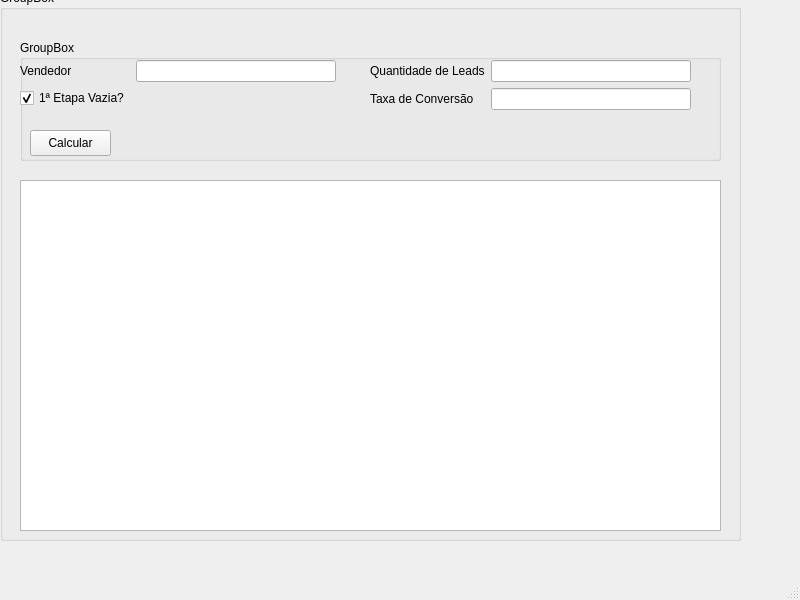
<?xml version="1.0" encoding="UTF-8"?>
<ui version="4.0">
 <class>MainWindow</class>
 <widget class="QMainWindow" name="MainWindow">
  <property name="geometry">
   <rect>
    <x>0</x>
    <y>0</y>
    <width>800</width>
    <height>600</height>
   </rect>
  </property>
  <property name="windowTitle">
   <string>MainWindow</string>
  </property>
  <widget class="QWidget" name="centralwidget">
   <widget class="QGroupBox" name="groupBox">
    <property name="geometry">
     <rect>
      <x>0</x>
      <y>-10</y>
      <width>741</width>
      <height>551</height>
     </rect>
    </property>
    <property name="sizePolicy">
     <sizepolicy hsizetype="Preferred" vsizetype="Preferred">
      <horstretch>150</horstretch>
      <verstretch>0</verstretch>
     </sizepolicy>
    </property>
    <property name="title">
     <string>GroupBox</string>
    </property>
    <widget class="QGroupBox" name="groupBox_2">
     <property name="geometry">
      <rect>
       <x>20</x>
       <y>50</y>
       <width>701</width>
       <height>121</height>
      </rect>
     </property>
     <property name="title">
      <string>GroupBox</string>
     </property>
     <widget class="QWidget" name="formLayoutWidget">
      <property name="geometry">
       <rect>
        <x>0</x>
        <y>20</y>
        <width>331</width>
        <height>61</height>
       </rect>
      </property>
      <layout class="QFormLayout" name="formLayout">
       <item row="0" column="0">
        <widget class="QLabel" name="label">
         <property name="text">
          <string>Vendedor</string>
         </property>
        </widget>
       </item>
       <item row="0" column="1">
        <widget class="QLineEdit" name="input_vendedor">
         <property name="sizePolicy">
          <sizepolicy hsizetype="Fixed" vsizetype="Fixed">
           <horstretch>150</horstretch>
           <verstretch>0</verstretch>
          </sizepolicy>
         </property>
         <property name="minimumSize">
          <size>
           <width>200</width>
           <height>0</height>
          </size>
         </property>
        </widget>
       </item>
       <item row="1" column="0">
        <widget class="QCheckBox" name="input_etapa_vazia">
         <property name="enabled">
          <bool>true</bool>
         </property>
         <property name="mouseTracking">
          <bool>true</bool>
         </property>
         <property name="text">
          <string>1ª Etapa Vazia?</string>
         </property>
         <property name="checked">
          <bool>true</bool>
         </property>
        </widget>
       </item>
      </layout>
     </widget>
     <widget class="QWidget" name="formLayoutWidget_2">
      <property name="geometry">
       <rect>
        <x>350</x>
        <y>20</y>
        <width>341</width>
        <height>71</height>
       </rect>
      </property>
      <layout class="QFormLayout" name="formLayout_2">
       <item row="0" column="0">
        <widget class="QLabel" name="label_2">
         <property name="text">
          <string>Quantidade de Leads</string>
         </property>
        </widget>
       </item>
       <item row="0" column="1">
        <widget class="QLineEdit" name="input_quantidade_de_leads">
         <property name="sizePolicy">
          <sizepolicy hsizetype="Fixed" vsizetype="Fixed">
           <horstretch>150</horstretch>
           <verstretch>0</verstretch>
          </sizepolicy>
         </property>
         <property name="minimumSize">
          <size>
           <width>200</width>
           <height>0</height>
          </size>
         </property>
        </widget>
       </item>
       <item row="1" column="1">
        <widget class="QLineEdit" name="input_conversao">
         <property name="sizePolicy">
          <sizepolicy hsizetype="Fixed" vsizetype="Fixed">
           <horstretch>150</horstretch>
           <verstretch>0</verstretch>
          </sizepolicy>
         </property>
         <property name="minimumSize">
          <size>
           <width>200</width>
           <height>0</height>
          </size>
         </property>
        </widget>
       </item>
       <item row="1" column="0">
        <widget class="QLabel" name="label_4">
         <property name="text">
          <string>Taxa de Conversão</string>
         </property>
        </widget>
       </item>
      </layout>
     </widget>
     <widget class="QPushButton" name="botao_calcular">
      <property name="enabled">
       <bool>true</bool>
      </property>
      <property name="geometry">
       <rect>
        <x>10</x>
        <y>90</y>
        <width>81</width>
        <height>26</height>
       </rect>
      </property>
      <property name="text">
       <string>Calcular</string>
      </property>
     </widget>
    </widget>
    <widget class="QListView" name="listView">
     <property name="geometry">
      <rect>
       <x>20</x>
       <y>190</y>
       <width>701</width>
       <height>351</height>
      </rect>
     </property>
    </widget>
   </widget>
  </widget>
  <widget class="QMenuBar" name="menubar">
   <property name="geometry">
    <rect>
     <x>0</x>
     <y>0</y>
     <width>800</width>
     <height>33</height>
    </rect>
   </property>
  </widget>
  <widget class="QStatusBar" name="statusbar"/>
 </widget>
 <resources/>
 <connections/>
</ui>
